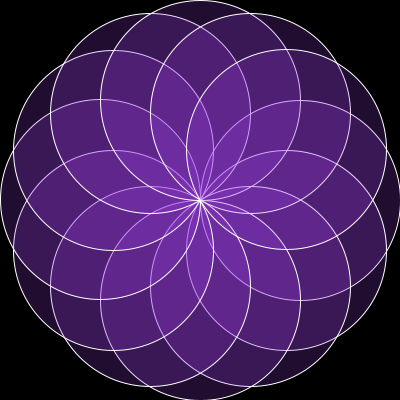
Frame 1 (no input)
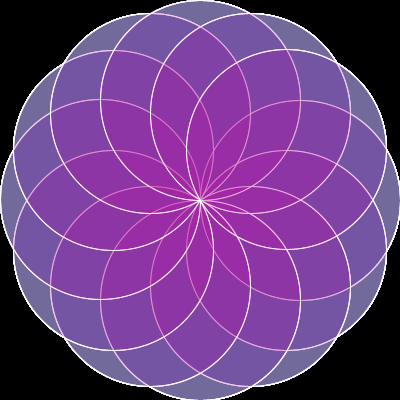
Frame 60 (the mouse pressed at the canvas centre just before this capture)
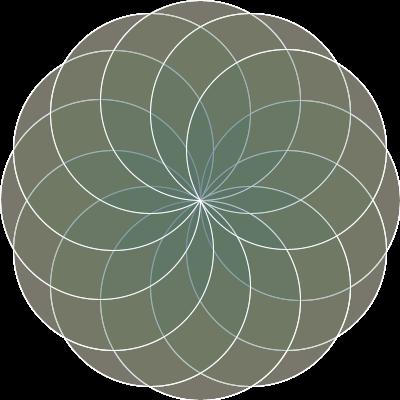
Frame 120 (the mouse held since frame 60 and released just before this capture)

The Processing sketch that drew these frames (run headless with seeded random() and noise(); from frame 60 on, the mouse is pressed at the canvas centre):

// Processing sketch: flower1
// ── flower1.pde
void setup()
{
   size(400, 400);
   ellipseMode(RADIUS);
   background(0);
   stroke(255);
   frameRate(5);
}

void draw()
{
    fill(random(255), random(255), random(255), 50);
    
    for(int i=0; i<12; i++) {
      float theta = radians(i*30);
      ellipse(cos(theta)*100+200, sin(theta)*100+200, 100, 100);
    }
}
